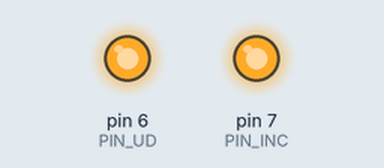
Recording of a sketch running on a simulated Arduino Uno, built with avr-gcc and run on an emulated ATmega328P. On the bench: output pins drawn as LEDs (lit = HIGH). Pins used as bus, display or sensor lines are not drawn.

Above: at 0.1 s.
Timing chart, 0 to 1.6 s (numbered marks = the images above):
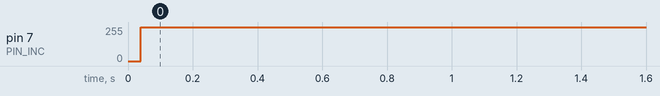

The sketch:

X9C103S_example.ino
```cpp
#include "X9C103S_digipot.h"

#define PIN_CS 5
#define PIN_UD 6
#define PIN_INC 7

DigiPot pot(PIN_CS, PIN_UD, PIN_INC); // Пины дигипота CS,UD,INC

void setup() {
   pot.reset();  		    // Сбросить потенциометр в минимум
   pot.increment(20);   // Увеличить сопротивление на 20 шагов
   pot.write(30);		    // Установить сопротивление в 30/100
}

void loop() {

}
```

X9C103S_digipot.h
```cpp
#pragma once

class DigiPot {
  public:
    DigiPot(uint8_t cs, uint8_t ud, uint8_t inc) {
#if defined (__AVR__)
      _inc_ptr = portOutputRegister(digitalPinToPort(inc));		// Получаем указатель на порт
      _inc_msk = digitalPinToBitMask(inc);						// Получаем битовую маску
      _pin_cs = cs;												// Получаем остальные пины
      _pin_ud = ud;

      pinMode(cs, OUTPUT);		// Все пины на выход
      pinMode(ud, OUTPUT);
      pinMode(inc, OUTPUT);
#else
      _pin_cs = cs;
      _pin_ud = ud;
      _pin_inc = inc;

      pinMode(cs, OUTPUT);
      pinMode(ud, OUTPUT);
      pinMode(inc, OUTPUT);
#endif

      digitalWrite(cs, HIGH);	 // Эти два	сразу в положение HIGH
      digitalWrite(inc, HIGH);
    }

    void write(int8_t value) {				// Функция для прямой записи сопротивления в шагах
      increment(value - _digipot_value);	// Сдвинуть на разницу между текущим и требуемым значением
      _digipot_value = value;				// Обновить текущее значение
    }

    void increment(int8_t inc) {			// Функция для сдвига положеняи потенциометра
      bool direction;						// Флаг для установки направления
      if (inc < 0) {						// Если сдвиг отрицательный
        direction = false;					// Флаг - false
        inc *= -1;							// Убираем отриц. знак
      } else {								// Иначе
        direction = true;					// Флаг false
      }
      digitalWrite(_pin_cs, LOW);			// Начинаем передачу
      digitalWrite(_pin_ud, direction);	    // Устанавливаем направление
      for (uint8_t i = 0; i < inc * 2; i++) {	// Цикл отправки
#if defined (__AVR__)						// Если на указателе
        *_inc_ptr ^= _inc_msk;				// Инвертируем пин
        asm volatile("NOP");				// Небольшая задержка
        asm volatile("NOP");
#else										// Универсальный вариант
        digitalWrite(_pin_inc, !digitalRead(_pin_inc)); // Инверсия пина (можно через флаг - быстрее)
#endif
      }
      digitalWrite(_pin_cs, HIGH);			// Окончание передачи
    }

    void reset(void) {						// Функция для скручивания в мин. положение
      increment(-100);
    }

  private:
#if defined (__AVR__)
    uint8_t volatile *_inc_ptr = 0;			// Указатель
    uint8_t volatile _inc_msk = 0;			// Маска
    uint8_t _pin_ud = 0;					// Прочие пины
    uint8_t _pin_cs = 0;
#else
    uint8_t _pin_cs = 0;
    uint8_t _pin_ud = 0;
    uint8_t _pin_inc = 0;
#endif
    uint8_t _digipot_value = 0;
};
```

Measured:
- by itself, pin 7 (PIN_INC): 0/255 → 255/255 at 0.04 s
